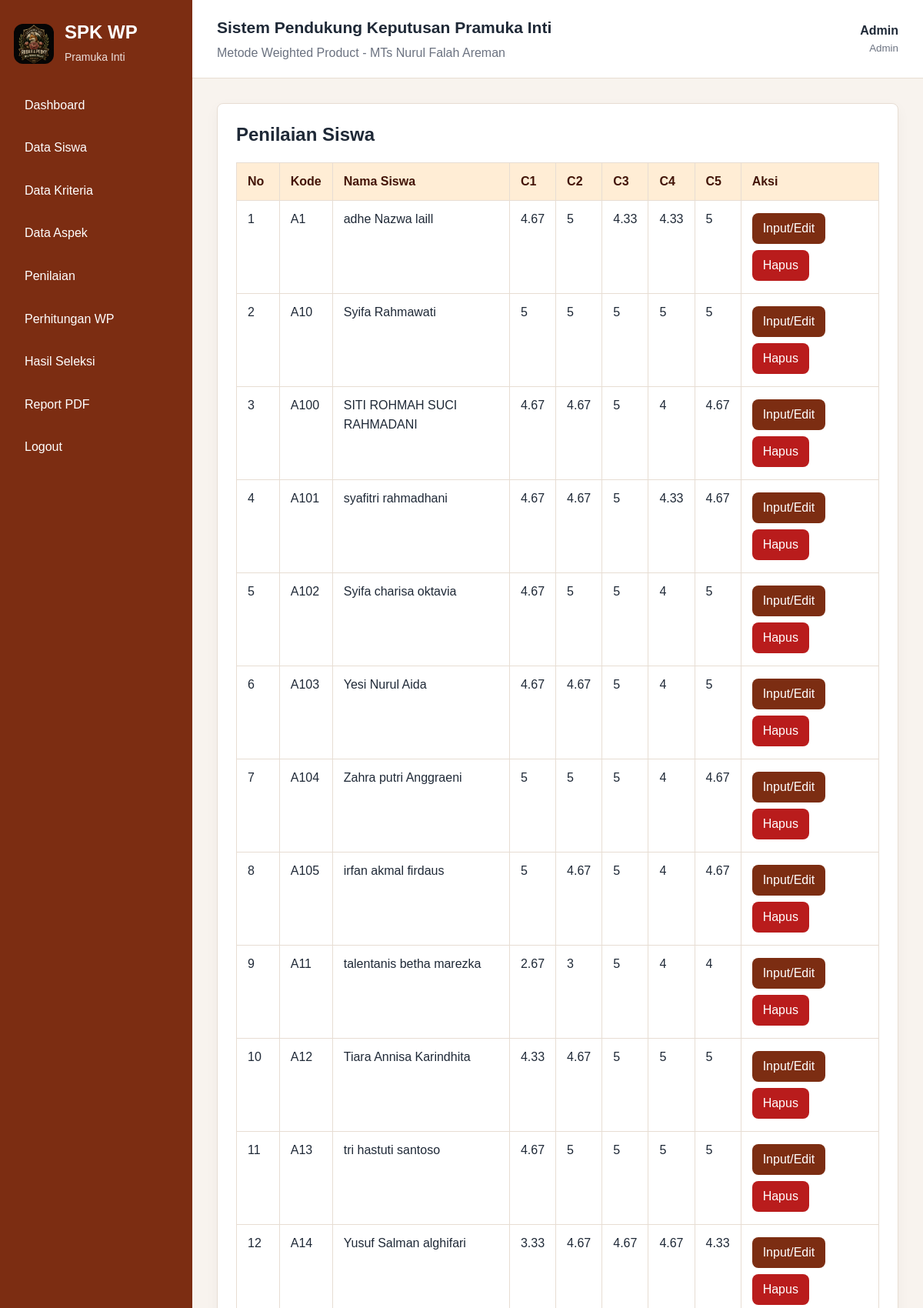
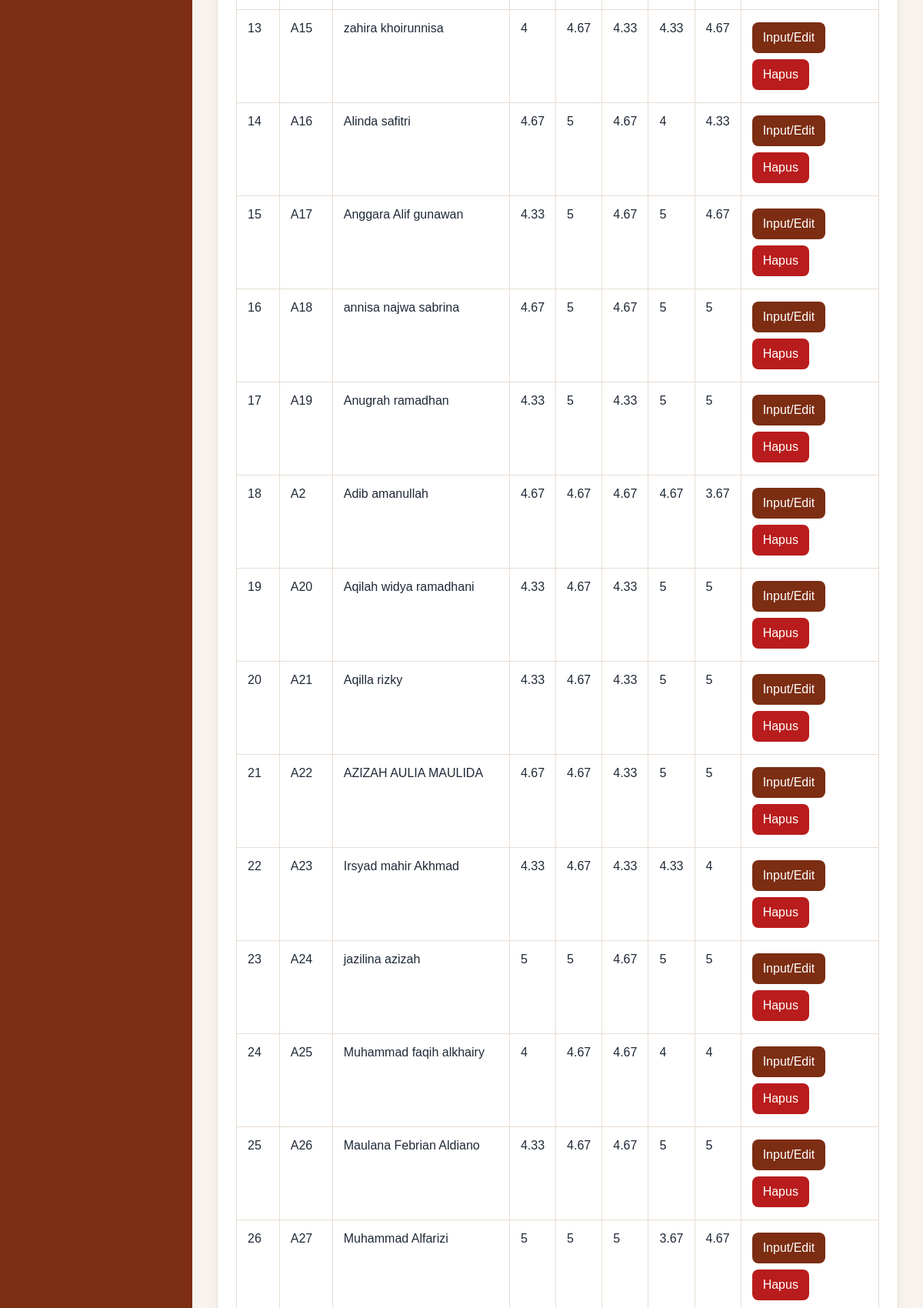
The page /pages/penilaian/index.php (signed in, upper part) on the database its author committed (2 pictures, top to bottom).
### tables this page shows
CREATE TABLE kriteria (
    id_kriteria INT AUTO_INCREMENT PRIMARY KEY,
    kode_kriteria VARCHAR(10) NOT NULL UNIQUE,
    nama_kriteria VARCHAR(100) NOT NULL,
    bobot FLOAT NOT NULL,
    tipe ENUM('benefit','cost') NOT NULL DEFAULT 'benefit'
);

CREATE TABLE siswa (
    id_siswa INT AUTO_INCREMENT PRIMARY KEY,
    kode_siswa VARCHAR(20) NOT NULL UNIQUE,
    nama_siswa VARCHAR(100) NOT NULL,
    nis VARCHAR(30) NOT NULL,
    no_handphone VARCHAR(20) NOT NULL,
    jenis_kelamin ENUM('Laki-laki','Perempuan') NOT NULL,
    kelas VARCHAR(20) NOT NULL,
    created_at TIMESTAMP DEFAULT CURRENT_TIMESTAMP
);

### includes/auth.php (called while the page is built, shortened)
<?php
function e($value): string
{
    return htmlspecialchars((string) $value, ENT_QUOTES, 'UTF-8');
}

### pages/penilaian/index.php (the view, shortened to what this page needs)
<?php
require_once __DIR__ . '/../../config/database.php';
require_once __DIR__ . '/../../includes/auth.php';
$kriteria = $pdo->query('SELECT * FROM kriteria ORDER BY kode_kriteria ASC')->fetchAll();
$siswa = $pdo->query('SELECT * FROM siswa ORDER BY kode_siswa ASC')->fetchAll();
$nilaiStmt = $pdo->query('SELECT * FROM penilaian');
$nilai = [];
foreach ($nilaiStmt as $n) { $nilai[$n['id_siswa']][$n['id_kriteria']] = $n['nilai']; }
include __DIR__ . '/../../includes/header.php';
?>
<div class="card">
    <div class="toolbar"><h2>Penilaian Siswa</h2></div>
    <div class="table-responsive">
        <table>
            <thead><tr><th>No</th><th>Kode</th><th>Nama Siswa</th><?php foreach ($kriteria as $k): ?><th><?= e($k['kode_kriteria']) ?></th><?php endforeach; ?><th>Aksi</th></tr></thead>
            <tbody>
            <?php foreach ($siswa as $i => $row): ?><tr>
                <td><?= $i + 1 ?></td><td><?= e($row['kode_siswa']) ?></td><td><?= e($row['nama_siswa']) ?></td>
                <?php foreach ($kriteria as $k): ?><td><?= e($nilai[$row['id_siswa']][$k['id_kriteria']] ?? '-') ?></td><?php endforeach; ?>
                <td><a class="btn btn-primary" href="input.php?id_siswa=<?= e($row['id_siswa']) ?>">Input/Edit</a><a class="btn btn-danger" href="hapus.php?id_siswa=<?= e($row['id_siswa']) ?>" data-confirm="Hapus nilai siswa ini?">Hapus</a></td>
            </tr><?php endforeach; ?>
            </tbody>
        </table>
    </div>
</div>
<?php include __DIR__ . '/../../includes/footer.php'; ?>

### assets/css/style.css (style rules this page uses)
:root { --primary: #7c2d12; --primary-light: #ffedd5; --dark: #1f2937; --muted: #6b7280; --border: #e7ddd3; --bg: #f8f3ee; --white: #ffffff; --danger: #b91c1c; --warning: #854d0e; }
* { box-sizing: border-box; }
body { margin: 0; font-family: Arial, sans-serif; background: var(--bg); color: var(--dark); line-height: 1.55; }
a { color: inherit; text-decoration: none; }
.card { background: var(--white); border: 1px solid var(--border); border-radius: 8px; padding: 24px; margin-bottom: 24px; box-shadow: 0 6px 18px rgba(15, 23, 42, .04); }
.card h2, .card h3 { margin: 0 0 16px; line-height: 1.3; }
.toolbar { display: flex; justify-content: space-between; gap: 16px; flex-wrap: wrap; align-items: center; margin-bottom: 20px; }
.toolbar h2 { margin: 0; line-height: 1.3; }
.table-responsive { overflow-x: auto; }
table { width: 100%; border-collapse: collapse; background: var(--white); }
th, td { border: 1px solid var(--border); padding: 12px 14px; text-align: left; vertical-align: top; }
th { background: var(--primary-light); color: #431407; }
td .btn { margin: 4px 6px 4px 0; }
.btn { display: inline-flex; align-items: center; justify-content: center; gap: 6px; border: 0; border-radius: 8px; padding: 10px 14px; cursor: pointer; background: #e5e7eb; color: var(--dark); margin: 0 8px 8px 0; line-height: 1.25; min-height: 40px; }
.btn-primary { background: var(--primary); color: var(--white); }
.btn-danger { background: var(--danger); color: var(--white); }

### rows shown on the page
kriteria: kode_kriteria "C1"
kriteria: kode_kriteria "C2"
kriteria: kode_kriteria "C3"
kriteria: kode_kriteria "C4"
kriteria: kode_kriteria "C5"
siswa: kode_siswa "A1", nama_siswa "adhe Nazwa laill", id_siswa.id_kriteria "4.67", id_siswa.id_kriteria "5", id_siswa.id_kriteria "4.33"
siswa: kode_siswa "A10", nama_siswa "Syifa Rahmawati", id_siswa.id_kriteria "5"
siswa: kode_siswa "A100", nama_siswa "SITI ROHMAH SUCI RAHMADANI", id_siswa.id_kriteria "4.67", id_siswa.id_kriteria "5", id_siswa.id_kriteria "4"
siswa: kode_siswa "A101", nama_siswa "syafitri rahmadhani", id_siswa.id_kriteria "4.67", id_siswa.id_kriteria "5", id_siswa.id_kriteria "4.33"
siswa: kode_siswa "A102", nama_siswa "Syifa charisa oktavia", id_siswa.id_kriteria "4.67", id_siswa.id_kriteria "5", id_siswa.id_kriteria "4"
siswa: kode_siswa "A103", nama_siswa "Yesi Nurul Aida", id_siswa.id_kriteria "4.67", id_siswa.id_kriteria "5", id_siswa.id_kriteria "4"
siswa: kode_siswa "A104", nama_siswa "Zahra putri Anggraeni", id_siswa.id_kriteria "5", id_siswa.id_kriteria "4", id_siswa.id_kriteria "4.67"
siswa: kode_siswa "A105", nama_siswa "irfan akmal firdaus", id_siswa.id_kriteria "5", id_siswa.id_kriteria "4.67", id_siswa.id_kriteria "4"
siswa: kode_siswa "A11", nama_siswa "talentanis betha marezka", id_siswa.id_kriteria "2.67", id_siswa.id_kriteria "3", id_siswa.id_kriteria "5", id_siswa.id_kriteria "4"
siswa: kode_siswa "A12", nama_siswa "Tiara Annisa Karindhita", id_siswa.id_kriteria "4.33", id_siswa.id_kriteria "4.67", id_siswa.id_kriteria "5"
siswa: kode_siswa "A13", nama_siswa "tri hastuti santoso", id_siswa.id_kriteria "4.67", id_siswa.id_kriteria "5"
siswa: kode_siswa "A14", nama_siswa "Yusuf Salman alghifari", id_siswa.id_kriteria "3.33", id_siswa.id_kriteria "4.67", id_siswa.id_kriteria "4.33"
siswa: kode_siswa "A15", nama_siswa "zahira khoirunnisa", id_siswa.id_kriteria "4", id_siswa.id_kriteria "4.67", id_siswa.id_kriteria "4.33"
siswa: kode_siswa "A16", nama_siswa "Alinda safitri", id_siswa.id_kriteria "4.67", id_siswa.id_kriteria "5", id_siswa.id_kriteria "4", id_siswa.id_kriteria "4.33"
siswa: kode_siswa "A17", nama_siswa "Anggara Alif gunawan", id_siswa.id_kriteria "4.33", id_siswa.id_kriteria "5", id_siswa.id_kriteria "4.67"
siswa: kode_siswa "A18", nama_siswa "annisa najwa sabrina", id_siswa.id_kriteria "4.67", id_siswa.id_kriteria "5"
siswa: kode_siswa "A19", nama_siswa "Anugrah ramadhan", id_siswa.id_kriteria "4.33", id_siswa.id_kriteria "5"
siswa: kode_siswa "A2", nama_siswa "Adib amanullah", id_siswa.id_kriteria "4.67", id_siswa.id_kriteria "3.67"
siswa: kode_siswa "A20", nama_siswa "Aqilah widya ramadhani", id_siswa.id_kriteria "4.33", id_siswa.id_kriteria "4.67", id_siswa.id_kriteria "5"
siswa: kode_siswa "A21", nama_siswa "Aqilla rizky", id_siswa.id_kriteria "4.33", id_siswa.id_kriteria "4.67", id_siswa.id_kriteria "5"
siswa: kode_siswa "A22", nama_siswa "AZIZAH AULIA MAULIDA", id_siswa.id_kriteria "4.67", id_siswa.id_kriteria "4.33", id_siswa.id_kriteria "5"
siswa: kode_siswa "A23", nama_siswa "Irsyad mahir Akhmad", id_siswa.id_kriteria "4.33", id_siswa.id_kriteria "4.67", id_siswa.id_kriteria "4"
siswa: kode_siswa "A24", nama_siswa "jazilina azizah", id_siswa.id_kriteria "5", id_siswa.id_kriteria "4.67"
siswa: kode_siswa "A25", nama_siswa "Muhammad faqih alkhairy", id_siswa.id_kriteria "4", id_siswa.id_kriteria "4.67"
siswa: kode_siswa "A26", nama_siswa "Maulana Febrian Aldiano", id_siswa.id_kriteria "4.33", id_siswa.id_kriteria "4.67", id_siswa.id_kriteria "5"
siswa: kode_siswa "A27", nama_siswa "Muhammad Alfarizi", id_siswa.id_kriteria "5", id_siswa.id_kriteria "3.67", id_siswa.id_kriteria "4.67"

### other values the page prints
$_SESSION['user']['nama'] "Admin"
str_replace('_', ' ', user_role()) "Admin"
